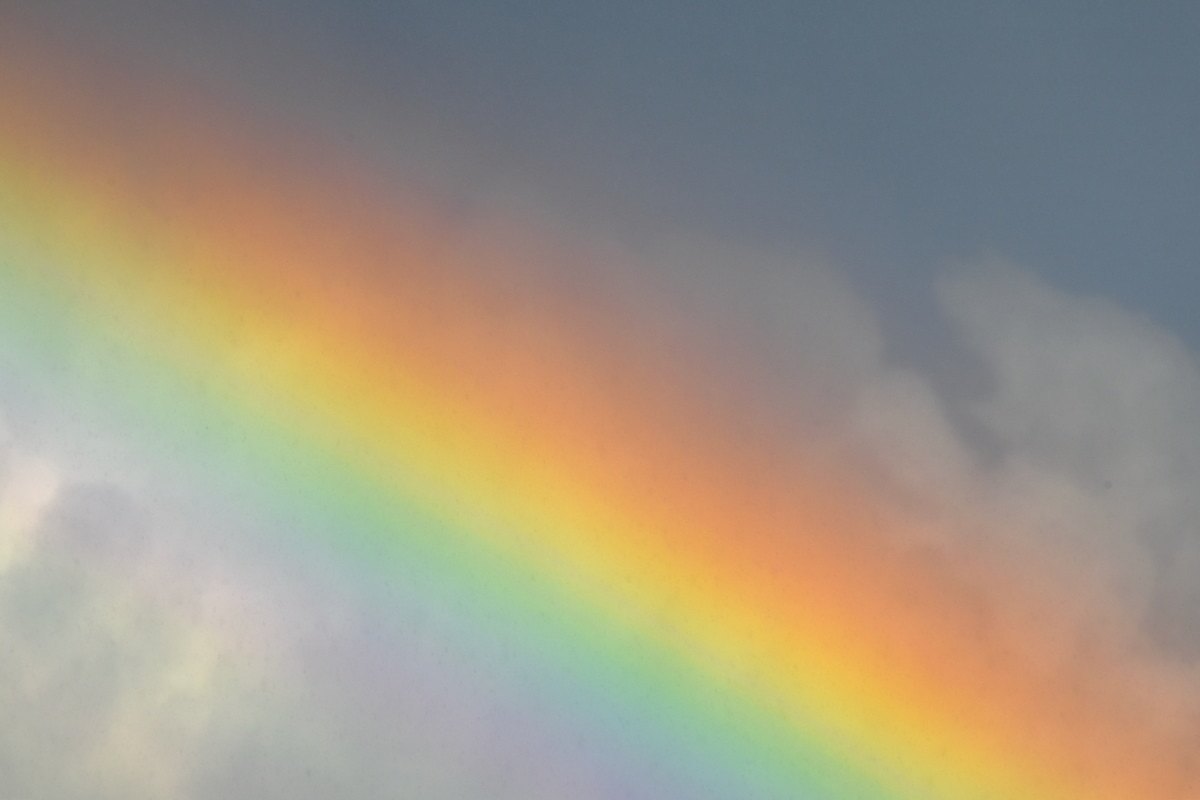
#> input picture lab02/B02.jpg, 1200 x 800 px
$ python 2.3.py
#> lines starting #> are read from the running program, lines starting #| are printed output that depends on the picture
from docx import Document
from docx.shared import Inches
import pandas as pd
import numpy as np
import matplotlib.pyplot as plt
import cv2


def imgToUInt8(img):
    if np.issubdtype(img.dtype, np.integer) or np.issubdtype(img.dtype, np.unsignedinteger):
        return img
    else:
        img = img * 255.0
        img = img.astype('uint8')
        return img


def imgToFloat(img):
    if np.issubdtype(img.dtype, np.floating):
        return img
    else:
        img = img / 255.0
        return img


df = pd.DataFrame(data={
    'Filename': ['B02.jpg'],
    'Fragments': [[[0, 0, 199, 199], [200, 200, 399, 399], [400, 400, 599, 599], [600, 600, 799, 799]]]
})

files = []

for index, row in df.iterrows():
    img = plt.imread(row['Filename'])
#> img is the input picture: shape (800, 1200, 3); mean R, G, B 159.6, 150.3, 131.9
    if row['Fragments'] is not None:
        for f in row['Fragments']:
            frag = img[f[0]:f[2], f[1]:f[3]].copy()
            imgRG = frag.copy()
            imgGG = frag.copy()
            imgBG = frag.copy()
            imgR = frag.copy()
            imgG = frag.copy()
            imgB = frag.copy()

            imgRG = imgRG[:, :, 0]
            imgGG = imgGG[:, :, 1]
            imgBG = imgBG[:, :, 2]

            imgY1 = 0.299 * imgRG + 0.587 * imgGG + 0.114 * imgBG
            imgY2 = 0.2126 * imgRG + 0.7152 * imgGG + 0.0722 * imgBG

            imgR[:, :, 1] = 0
            imgR[:, :, 2] = 0
            imgG[:, :, 0] = 0
            imgG[:, :, 2] = 0
            imgB[:, :, 0] = 0
            imgB[:, :, 1] = 0

            fig, axs = plt.subplots(3, 3)
            fig.tight_layout()
            axs[0, 0].imshow(frag)
            axs[0, 0].set_title('oryginał')
            axs[0, 1].imshow(imgY1, cmap=plt.cm.gray)
            axs[0, 1].set_title('Y1')
            axs[0, 2].imshow(imgY2, cmap=plt.cm.gray)
            axs[0, 2].set_title('Y2')
            axs[1, 0].imshow(imgRG, cmap=plt.cm.gray)
            axs[1, 0].set_title('R')
            axs[1, 1].imshow(imgGG, cmap=plt.cm.gray)
            axs[1, 1].set_title('G')
            axs[1, 2].imshow(imgBG, cmap=plt.cm.gray)
            axs[1, 2].set_title('B')
            axs[2, 0].imshow(imgR)
            axs[2, 0].set_title('R', color='red')
            axs[2, 1].imshow(imgG)
            axs[2, 1].set_title('G', color='green')
            axs[2, 2].imshow(imgB)
            axs[2, 2].set_title('B', color='blue')
            plt.savefig("frag{}".format(f))
            files.append("frag{}".format(f) + '.png')
            plt.show()
#> this loop made 4 passes
#> pass 1, `frag = img[f[0]:f[2], f[1]:f[3]].copy()`:
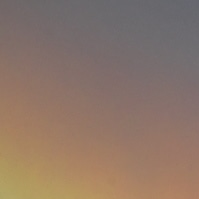
#> frag: shape (199, 199, 3); mean R, G, B 140.4, 117.7, 104
#> pass 1, `imgRG = imgRG[:, :, 0]`:
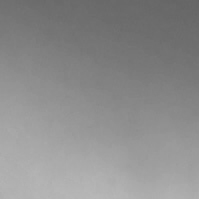
#> imgRG: shape (199, 199); min 99, max 184, mean 140.4
#> pass 1, `imgBG = imgBG[:, :, 2]`:
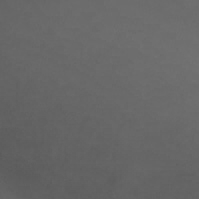
#> imgBG: shape (199, 199); min 91, max 115, mean 104
#> pass 1, `plt.savefig("frag{}".format(f))`:
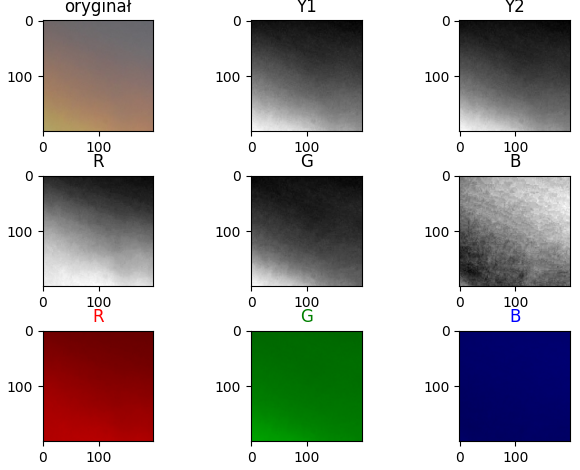
#> figure drawn by matplotlib, 9 panels
#> after the loop:
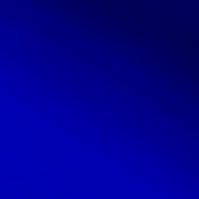
#> imgB: shape (199, 199, 3); mean R, G, B 0, 0, 141.6
#> after the loop:
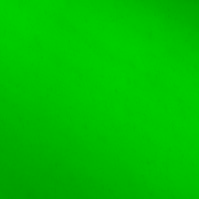
#> imgG: shape (199, 199, 3); mean R, G, B 0, 191.3, 0
#> after the loop:
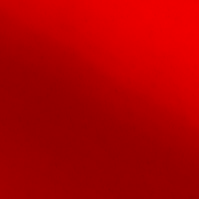
#> imgR: shape (199, 199, 3); mean R, G, B 175.5, 0, 0
#> after the loop, files = ['frag[0, 0, 199, 199].png', 'frag[200, 200, 399, 399].png', 'frag[400, 400, 599, 599].png', 'frag[600, 600, 799, 799].png']

#> (the run stopped early here; a loop or call above may not have finished)

$ run again, with lab02/B01.png saved as lab02/B02.jpg
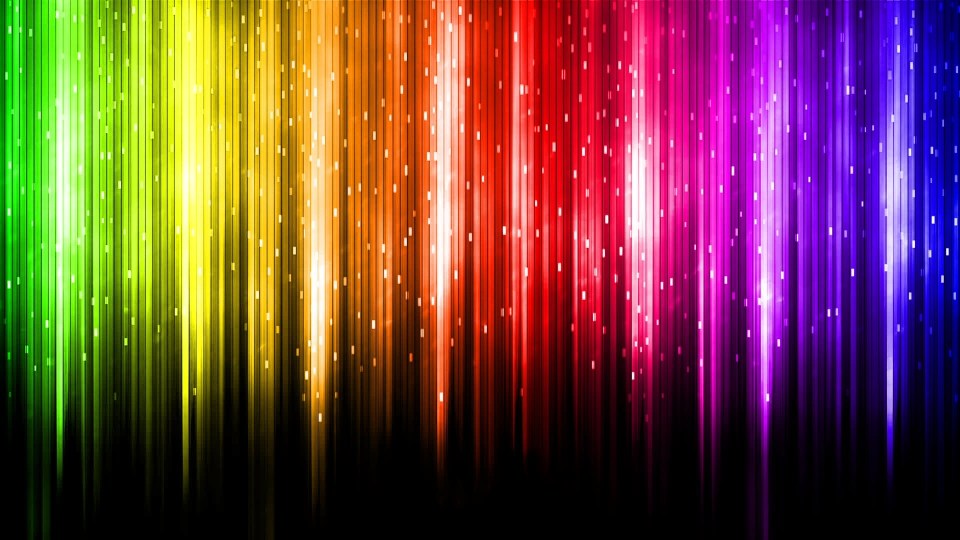
#> input picture lab02/B01.png, 1920 x 1080 px (shown at 1/2 size)
#> img is the input picture: shape (1080, 1920, 3); mean R, G, B 117, 69.9, 62.6
#> after the loop `for f in row['Fragments']:`:
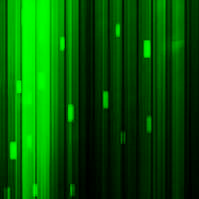
#> imgG: shape (199, 199, 3); mean R, G, B 0, 87.3, 0
#> after the loop `for f in row['Fragments']:`:
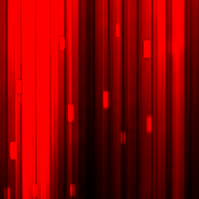
#> imgR: shape (199, 199, 3); mean R, G, B 137.5, 0, 0
#> after the loop `for f in row['Fragments']:`: files = ['frag[0, 0, 199, 199].png', 'frag[200, 200, 399, 399].png', 'frag[400, 400, 599, 599].png', 'frag[600, 600, 799, 799].png']
